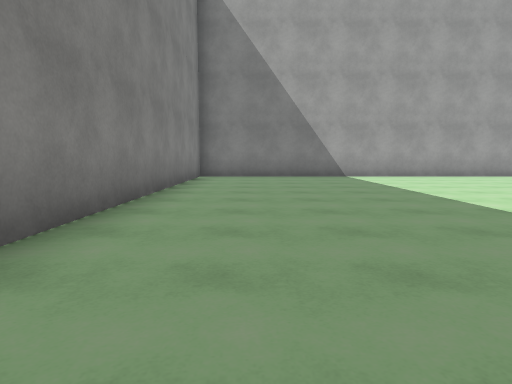
view 1 (above)

24 first-person views from a walk through a 3-D level made in the Unity game engine. The camera is 1.2 m above the floor, tilts 6° down and sees 75° across. The floor is counted in squares, 2 m on a side. Each view is taken from the middle of a square. On the plan, view 1 faces up. The plan holds only what a view shows up to about 10 squares ahead; the rest is blank. The player is left out. Surface patterns are stand-ins for the level's own textures.

view 2
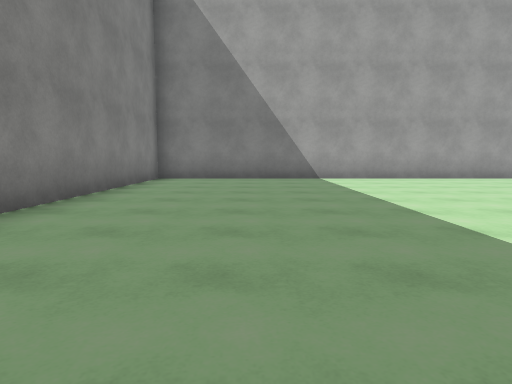

view 3
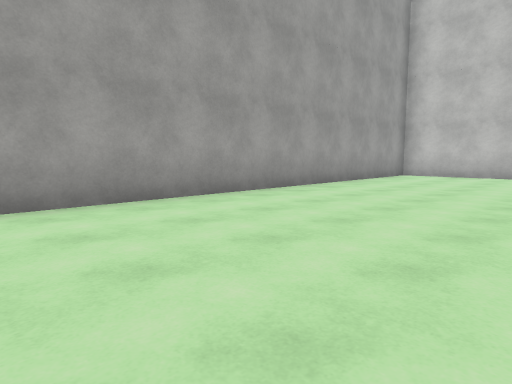

view 4
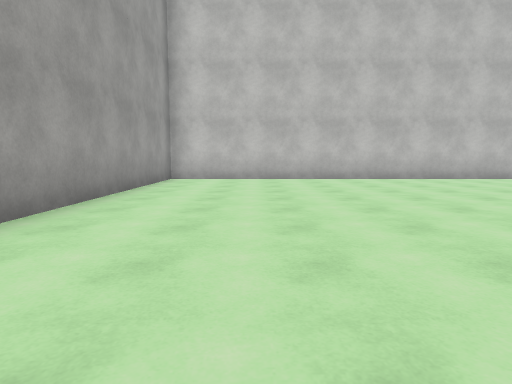

view 5
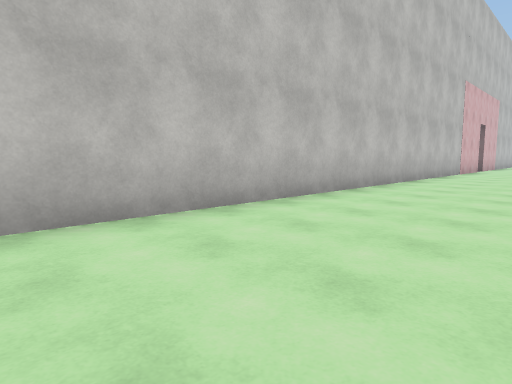

view 6
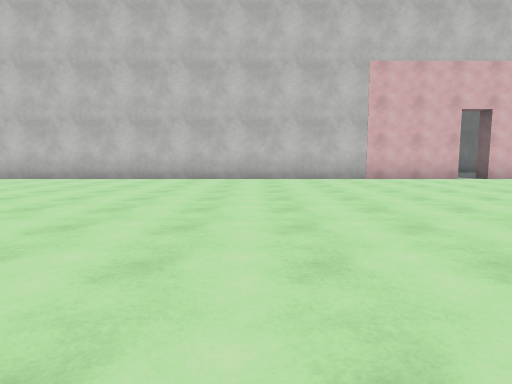

view 7
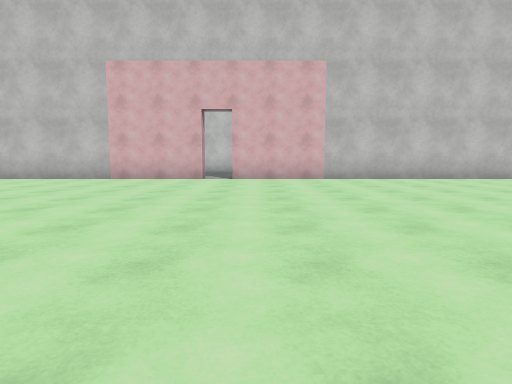

view 8
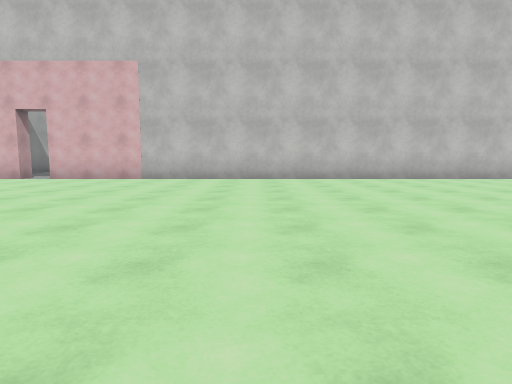

view 9
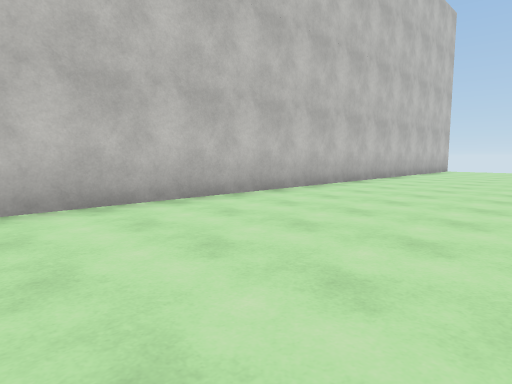

view 10
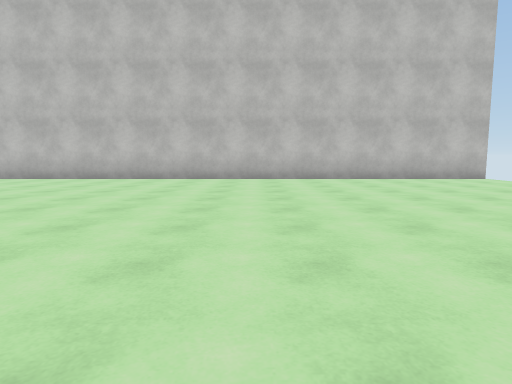

view 11
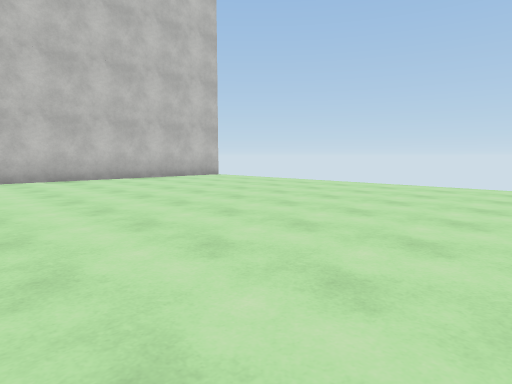

view 12
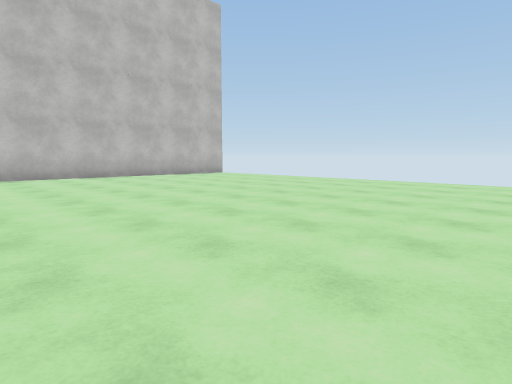

view 13
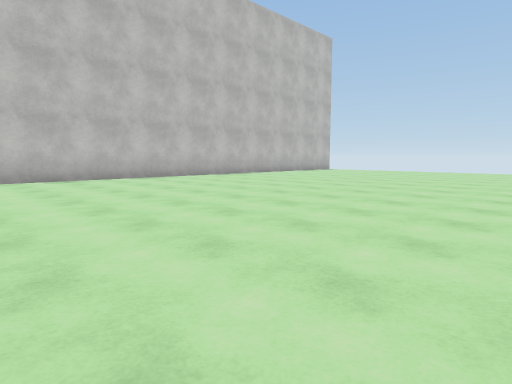

view 14
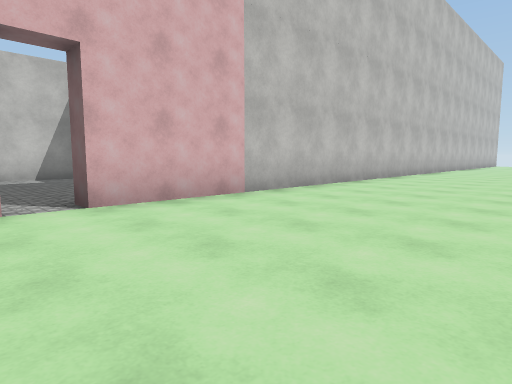

view 15
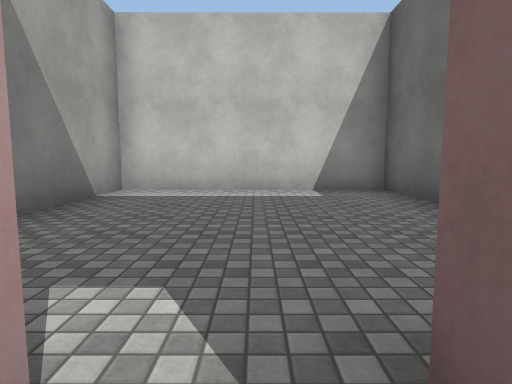

view 16
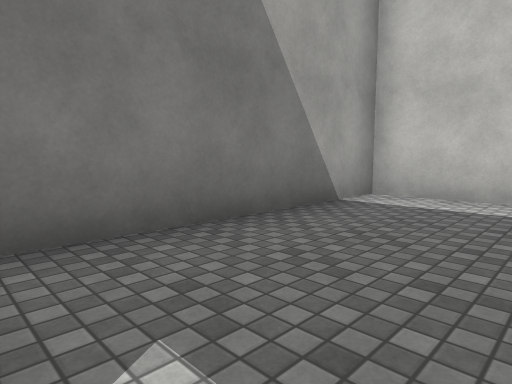

view 17
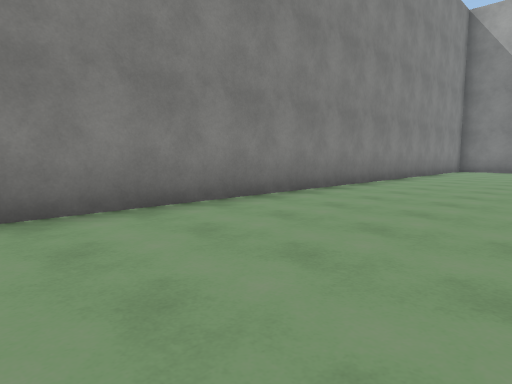

view 18
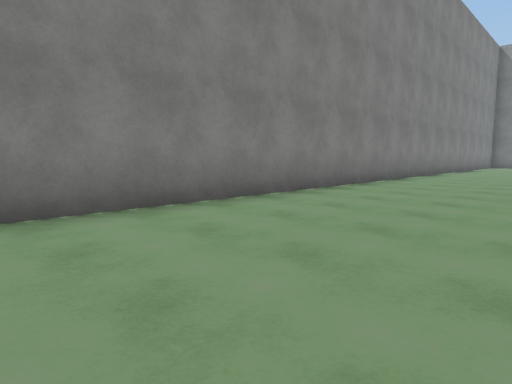

view 19
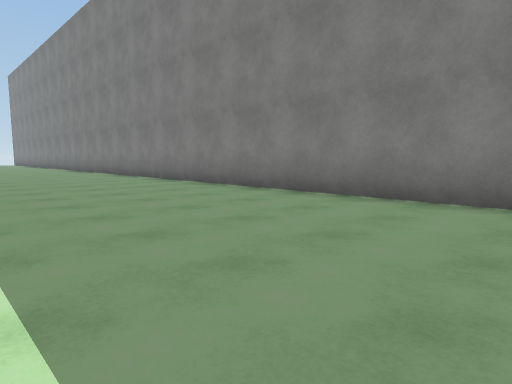

view 20
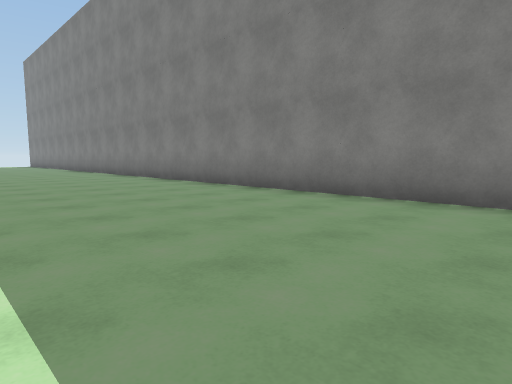

view 21
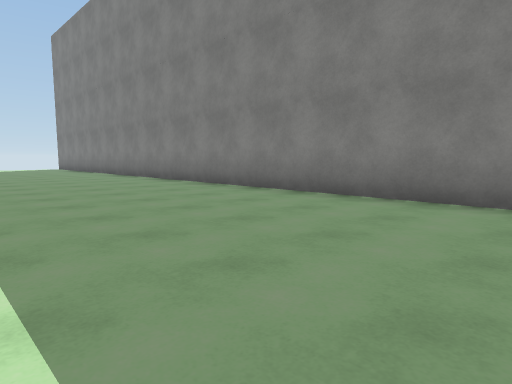

view 22
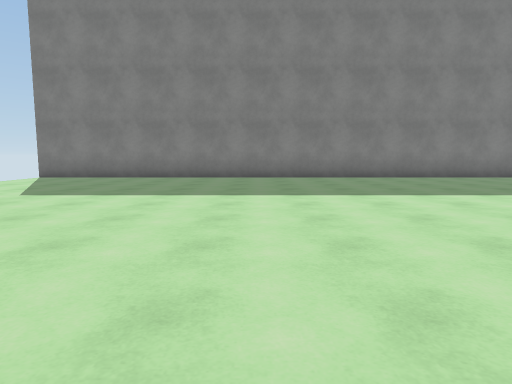

view 23
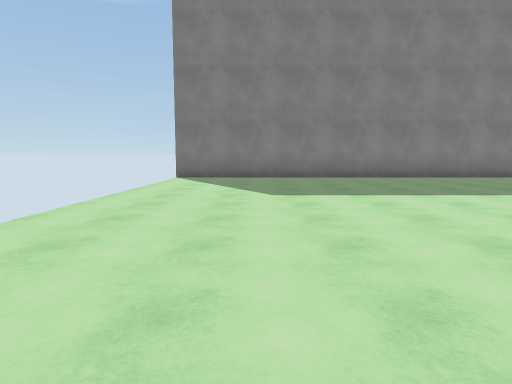

view 24
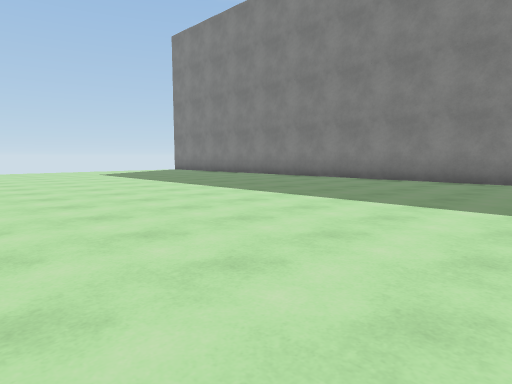

### Floor plan
Ten units are one square. View 1 is at (0, 0); x grows to the right and y downward. Boxes are objects, and circles mark ways between rooms. Rooms are numbered by the first view taken in them; rooms with no view inside come last. Other rooms are left out.
<svg viewBox="-25 -108 242 477">
<path fill="none" stroke="#000" d="M158 115 151 115 151 -103 -17 -103 -17 364M151 364 151 124 158 124M192 144 212 144 212 95 162 95"/>
<circle cx="160" cy="120" r="3" fill="#2a7"/>
<text x="70" y="130">1</text>
<text x="190" y="120">2</text>
</svg>
Room 1 opens to room 2.

Where each view was taken, in squares from view 1:
view 1: 0 up, 0 right, facing up
view 2: 1 up, 1 right, facing up
view 3: 6 up, 4 right, facing up-right
view 4: 8 up, 6 right, facing right
view 5: 4 up, 12 right, facing down-right
view 6: 6 down, 6 right, facing right
view 7: 13 down, 6 right, facing right
view 8: 18 down, 6 right, facing right
view 9: 21 down, 11 right, facing down-right
view 10: 30 down, 6 right, facing right
view 11: 29 down, 6 right, facing down-right
view 12: 28 down, 5 right, facing down-right
view 13: 22 down, 6 right, facing down-right
view 14: 11 down, 11 right, facing down-right
view 15: 12 down, 15 right, facing right
view 16: 12 down, 16 right, facing up-right
view 17: 5 down, 2 right, facing up-left
view 18: 11 down, 2 right, facing up-left
view 19: 7 down, 3 right, facing down-left
view 20: 12 down, 3 right, facing down-left
view 21: 18 down, 3 right, facing down-left
view 22: 30 down, 8 right, facing left
view 23: 34 down, 8 right, facing left
view 24: 22 down, 7 right, facing down-left
